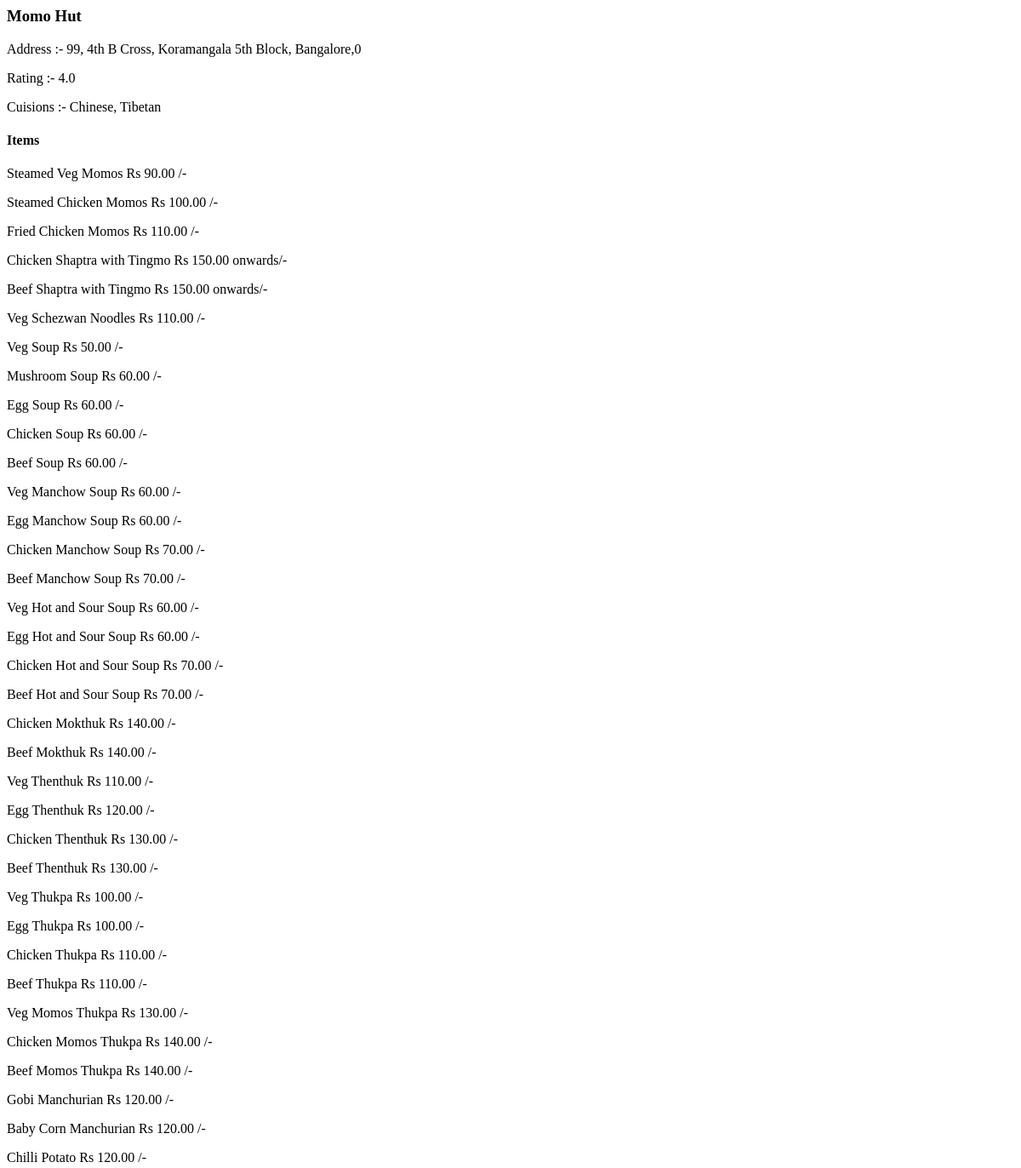
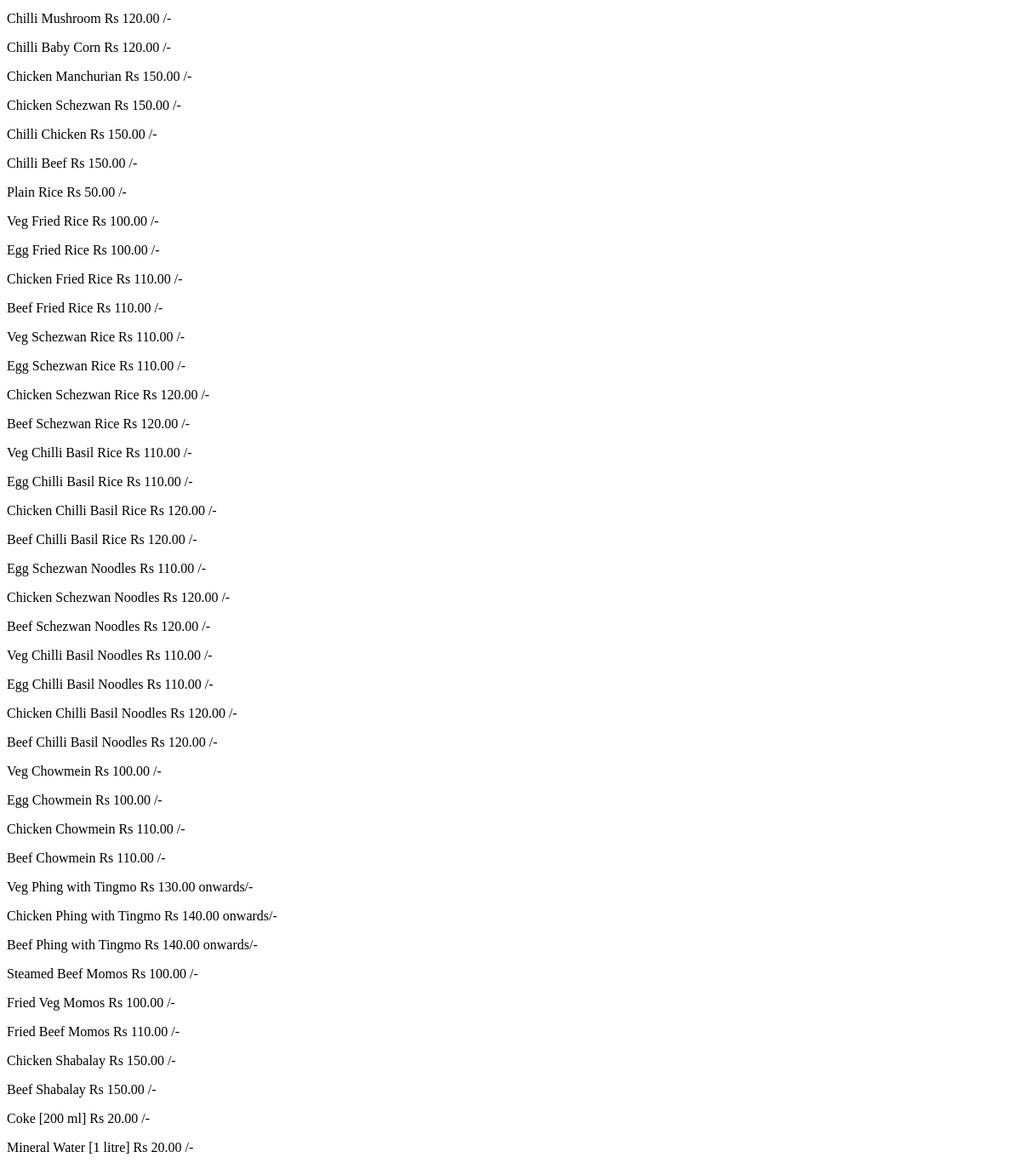
Screenshot of /9851/restaurants/ with the database file from the repository (2 pictures, top to bottom).
### restaurants/models.py (models this page shows)
class Restaurant(models.Model):
    rest_id= models.IntegerField()
    rest_name = models.CharField(max_length=100)
    rest_location = models.CharField(max_length=100)
    rest_items = models.JSONField(null=True)
    rest_lat_long = models.CharField(max_length=100)
    rest_full_details = models.JSONField(null=True)

### restaurants/views.py (the view)
# urls.py: path("<id>/restaurants/",view_details)
def view_details(request,id):
    print(id)
    res = Restaurant.objects.filter(rest_id=id)
    print(res)
    context={"re":res[0],"items":res[0].rest_items}
    return render(request,"restaurant.html",context=context)

### restaurants/templates/restaurant.html (shortened to what this page needs)
<html>
    <head>
    </head>
    <body>
        <div>
            <div class="">
                <div class="contaciner">
                  <h3><b>{{re.rest_name}}</b></h3>
                  <p>Address :- {{re.rest_full_details.location.address}},{{re.rest_full_details.location.zipcode}}</p>
                  <p>Rating :- {{re.rest_full_details.user_rating.aggregate_rating}}<p>
                    <p>Cuisions :- {{re.rest_full_details.cuisines}}</p>
                </div>
            </div>
        </div>
        <div class="contaciner">
          <h4><b>Items</b></h5>
            {% for dish, price in re.rest_items.items %}
                <p>{{ dish }}               Rs {{ price }}/-</p>
            {% endfor %}
        </body>
</html>

### rows the page displays
Restaurant: rest_name "Momo Hut", rest_full_details.location.address "99, 4th B Cross, Koramangala 5th Block, Bangalore", rest_full_details.location.zipcode "0", rest_full_details.user_rating.aggregate_rating "4.0", rest_full_details.cuisines "Chinese, Tibetan"

### other values shown
{{ dish }} "Steamed Veg Momos" "Steamed Chicken Momos" "Fried Chicken Momos" "Chicken Shaptra with Tingmo" "Beef Shaptra with Tingmo" "Veg Schezwan Noodles" "Veg Soup" "Mushroom Soup" "Egg Soup" "Chicken Soup" "Beef Soup" "Veg Manchow Soup" "Egg Manchow Soup" "Chicken Manchow Soup" "Beef Manchow Soup" "Veg Hot and Sour Soup" "Egg Hot and Sour Soup" "Chicken Hot and Sour Soup" "Beef Hot and Sour Soup" "Chicken Mokthuk" "Beef Mokthuk" "Veg Thenthuk" "Egg Thenthuk" "Chicken Thenthuk" "Beef Thenthuk" "Veg Thukpa" "Egg Thukpa" "Chicken Thukpa" "Beef Thukpa" "Veg Momos Thukpa" "Chicken Momos Thukpa" "Beef Momos Thukpa" "Gobi Manchurian" "Baby Corn Manchurian" "Chilli Potato" "Chilli Mushroom" "Chilli Baby Corn" "Chicken Manchurian" "Chicken Schezwan" "Chilli Chicken" "Chilli Beef" "Plain Rice" "Veg Fried Rice" "Egg Fried Rice" "Chicken Fried Rice" "Beef Fried Rice" "Veg Schezwan Rice" "Egg Schezwan Rice" "Chicken Schezwan Rice" "Beef Schezwan Rice" "Veg Chilli Basil Rice" "Egg Chilli Basil Rice" "Chicken Chilli Basil Rice" "Beef Chilli Basil Rice" "Egg Schezwan Noodles" "Chicken Schezwan Noodles" "Beef Schezwan Noodles" "Veg Chilli Basil Noodles" "Egg Chilli Basil Noodles" "Chicken Chilli Basil Noodles" "Beef Chilli Basil Noodles" "Veg Chowmein" "Egg Chowmein" "Chicken Chowmein" "Beef Chowmein" "Veg Phing with Tingmo" "Chicken Phing with Tingmo" "Beef Phing with Tingmo" "Steamed Beef Momos" "Fried Veg Momos" "Fried Beef Momos" "Chicken Shabalay" "Beef Shabalay" "Coke [200 ml]" "Mineral Water [1 litre]"
{{ price }} "90.00" "100.00" "110.00" "150.00 onwards" "150.00 onwards" "110.00" "50.00" "60.00" "60.00" "60.00" "60.00" "60.00" "60.00" "70.00" "70.00" "60.00" "60.00" "70.00" "70.00" "140.00" "140.00" "110.00" "120.00" "130.00" "130.00" "100.00" "100.00" "110.00" "110.00" "130.00" "140.00" "140.00" "120.00" "120.00" "120.00" "120.00" "120.00" "150.00" "150.00" "150.00" "150.00" "50.00" "100.00" "100.00" "110.00" "110.00" "110.00" "110.00" "120.00" "120.00" "110.00" "110.00" "120.00" "120.00" "110.00" "120.00" "120.00" "110.00" "110.00" "120.00" "120.00" "100.00" "100.00" "110.00" "110.00" "130.00 onwards" "140.00 onwards" "140.00 onwards" "100.00" "100.00" "110.00" "150.00" "150.00" "20.00" "20.00"
